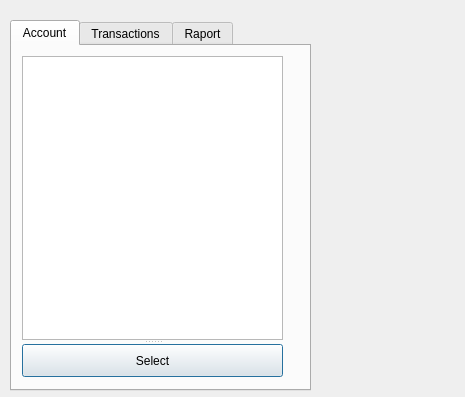
<?xml version="1.0" encoding="UTF-8"?>
<ui version="4.0">
 <class>Menu</class>
 <widget class="QDialog" name="Menu">
  <property name="geometry">
   <rect>
    <x>0</x>
    <y>0</y>
    <width>465</width>
    <height>397</height>
   </rect>
  </property>
  <property name="windowTitle">
   <string>Dialog</string>
  </property>
  <widget class="QWidget" name="widget" native="true">
   <property name="geometry">
    <rect>
     <x>0</x>
     <y>10</y>
     <width>441</width>
     <height>381</height>
    </rect>
   </property>
   <widget class="QTabWidget" name="MenuWidget">
    <property name="geometry">
     <rect>
      <x>10</x>
      <y>10</y>
      <width>301</width>
      <height>371</height>
     </rect>
    </property>
    <property name="toolTipDuration">
     <number>0</number>
    </property>
    <property name="tabShape">
     <enum>QTabWidget::Rounded</enum>
    </property>
    <widget class="QWidget" name="Tab_Account">
     <attribute name="title">
      <string>Account</string>
     </attribute>
     <widget class="QSplitter" name="splitter">
      <property name="geometry">
       <rect>
        <x>10</x>
        <y>10</y>
        <width>261</width>
        <height>321</height>
       </rect>
      </property>
      <property name="orientation">
       <enum>Qt::Vertical</enum>
      </property>
      <widget class="QListWidget" name="listWidgetForAcc"/>
      <widget class="QPushButton" name="SelectButton">
       <property name="text">
        <string>Select</string>
       </property>
      </widget>
     </widget>
    </widget>
    <widget class="QWidget" name="Tab_Transactions">
     <property name="focusPolicy">
      <enum>Qt::WheelFocus</enum>
     </property>
     <property name="accessibleName">
      <string/>
     </property>
     <attribute name="title">
      <string>Transactions</string>
     </attribute>
     <widget class="QSplitter" name="splitter_3">
      <property name="geometry">
       <rect>
        <x>10</x>
        <y>10</y>
        <width>261</width>
        <height>321</height>
       </rect>
      </property>
      <property name="orientation">
       <enum>Qt::Vertical</enum>
      </property>
      <widget class="QListWidget" name="listWidgetForTran"/>
      <widget class="QPushButton" name="SelectButton_3">
       <property name="text">
        <string>Select</string>
       </property>
      </widget>
     </widget>
    </widget>
    <widget class="QWidget" name="Tab_Raport">
     <attribute name="title">
      <string>Raport</string>
     </attribute>
     <widget class="QSplitter" name="splitter_2">
      <property name="geometry">
       <rect>
        <x>10</x>
        <y>10</y>
        <width>261</width>
        <height>321</height>
       </rect>
      </property>
      <property name="orientation">
       <enum>Qt::Vertical</enum>
      </property>
      <widget class="QListWidget" name="listWidget_Raport"/>
      <widget class="QPushButton" name="SelectButton_2">
       <property name="text">
        <string>Select</string>
       </property>
      </widget>
     </widget>
    </widget>
   </widget>
  </widget>
 </widget>
 <resources/>
 <connections/>
</ui>
